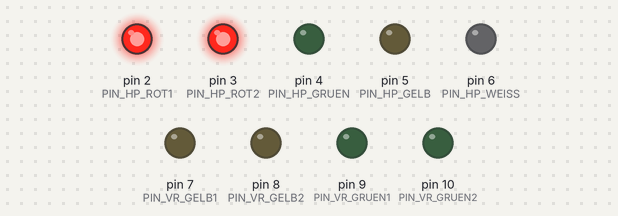
The sketch below on a simulated Arduino Uno, built with avr-gcc and run on an emulated ATmega328P. Shown: output pins drawn as LEDs (lit = HIGH). Random numbers use the default seed unless the sketch sets one.

Above: at 0.1 s.
At 90.1 s:
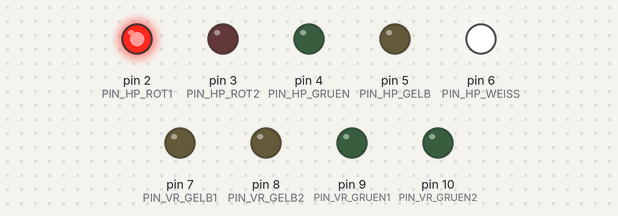
Timing chart, 0 to 111.5 s (numbered marks = the images above):
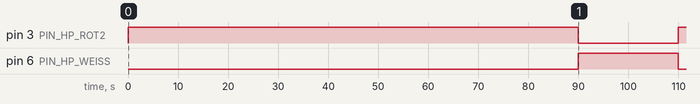

Measured:
- by itself, pin 3 (PIN_HP_ROT2): HIGH → LOW at 90.0 s, → HIGH 20.0 s later
- by itself, pin 6 (PIN_HP_WEISS): LOW → HIGH at 90.0 s, → LOW 20.0 s later

The sketch:

Signal.ino
```cpp
// Hauptsignal
const int PIN_HP_ROT1   = 2;
const int PIN_HP_ROT2   = 3;
const int PIN_HP_GRUEN  = 4;
const int PIN_HP_GELB   = 5;
const int PIN_HP_WEISS  = 6;

// Vorsignal
const int PIN_VR_GELB1  = 7;
const int PIN_VR_GELB2  = 8;
const int PIN_VR_GRUEN1 = 9;
const int PIN_VR_GRUEN2 = 10;

// Vars
const unsigned long FAHRT_DAUER   = 8UL * 60UL * 1000UL;  // 8 Minuten auf Fahrt
const unsigned long RANGIER_DAUER = 20UL * 1000UL;        // 20 Sekunden Rangiersignal
const unsigned long HALT_DAUER    = 3UL * 30UL * 1000UL;  // 3 Minuten Zugfolge

enum SignalState {
  HALT,
  FAHRT,
  RANGIEREN
};

SignalState currentSignalState = HALT;
unsigned long begin = 0;
uint8_t currentProceedSignal = 0; // 0 = Hp1, 1 = Hp2, 2 = Sh1

void setup() {
  pinMode(PIN_HP_ROT1, OUTPUT);
  pinMode(PIN_HP_ROT2, OUTPUT);
  pinMode(PIN_HP_GRUEN, OUTPUT);
  pinMode(PIN_HP_GELB, OUTPUT);
  pinMode(PIN_HP_WEISS, OUTPUT);

  pinMode(PIN_VR_GELB1, OUTPUT);
  pinMode(PIN_VR_GELB2, OUTPUT);
  pinMode(PIN_VR_GRUEN1, OUTPUT);
  pinMode(PIN_VR_GRUEN2, OUTPUT);

  randomSeed(analogRead(0));

  setHp0();
  begin = millis();
}

void loop() {
  unsigned long now = millis();

  switch (currentSignalState) {

    case HALT:
      if (now - begin >= HALT_DAUER) {
        currentProceedSignal = random(0, 3);

        switch (currentProceedSignal) {
          case 0:
            currentSignalState = FAHRT;
            setHp1();
            break;
          case 1:
            currentSignalState = FAHRT;
            setHp2();
            break;
          case 2:
            currentSignalState = RANGIEREN;
            setSh1();
            break;
        }

        begin = now;
      }
      break;

    case FAHRT:
      if (now - begin >= FAHRT_DAUER) {
        setHp0();
        currentSignalState = HALT;
        begin = now;
      }
      break;

    case RANGIEREN:
      if (now - begin >= RANGIER_DAUER) {
        setHp0();
        currentSignalState = HALT;
        begin = now;
      }
      break;
  }
}

void dunkelschaltung() {
  digitalWrite(PIN_HP_ROT1, LOW);
  digitalWrite(PIN_HP_ROT2, LOW);
  digitalWrite(PIN_HP_GRUEN, LOW);
  digitalWrite(PIN_HP_GELB, LOW);
  digitalWrite(PIN_HP_WEISS, LOW);

  digitalWrite(PIN_VR_GELB1, LOW);
  digitalWrite(PIN_VR_GELB2, LOW);
  digitalWrite(PIN_VR_GRUEN1, LOW);
  digitalWrite(PIN_VR_GRUEN2, LOW);
}

// Hp0: Halt
void setHp0() {
  dunkelschaltung();

  digitalWrite(PIN_HP_ROT1, HIGH);
  digitalWrite(PIN_HP_ROT2, HIGH);
}

// Hp1: Fahrt
void setHp1() {
  dunkelschaltung();

  digitalWrite(PIN_HP_GRUEN, HIGH);
}

// Hp2: Langsamfahrt
void setHp2() {
  dunkelschaltung();

  digitalWrite(PIN_HP_GRUEN, HIGH);
  digitalWrite(PIN_HP_GELB, HIGH);
}

// Sh1: Rangierfahrt erlaubt, Zugfahrt halten
void setSh1() {
  dunkelschaltung();

  digitalWrite(PIN_HP_ROT1, HIGH);
  digitalWrite(PIN_HP_WEISS, HIGH);
}
```
